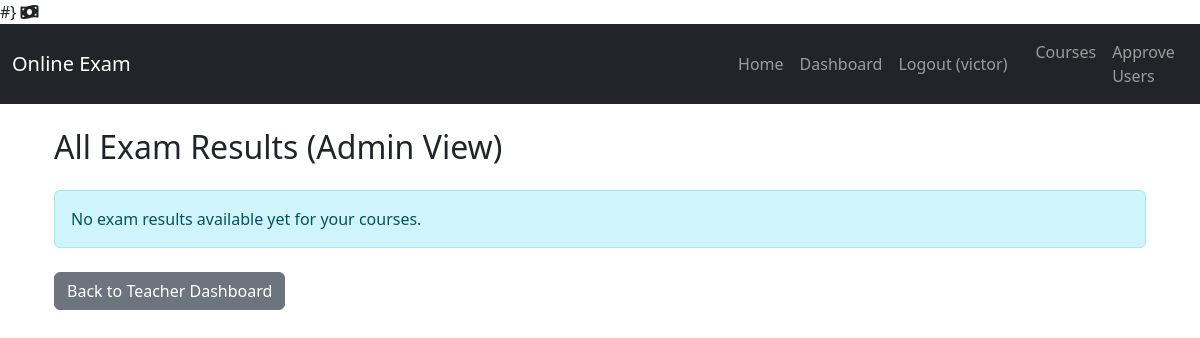
The app's page /teacher/results/ (signed in), older data.
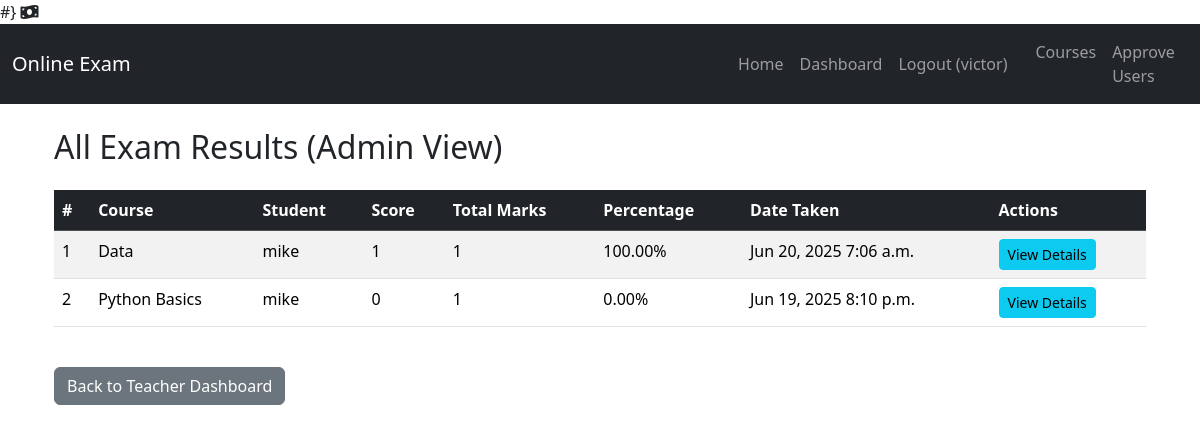
The same page, newer data.
### exam_app/models.py (models this page shows, shortened)
class User(AbstractUser):
    is_student = models.BooleanField(default=False)
    is_teacher = models.BooleanField(default=False)
    approved = models.BooleanField(default=False)
    groups = models.ManyToManyField(
        'auth.Group',
        related_name='exam_app_users_groups', # Unique related_name for groups
        blank=True,
        help_text='The groups this user belongs to. A user will get all permissions granted to each of their groups.',
        related_query_name='user',
    )
    user_permissions = models.ManyToManyField(
        'auth.Permission',
        related_name='exam_app_users_permissions', # Unique related_name for user_permissions
        blank=True,
        help_text='Specific permissions for this user.',
        related_query_name='user',
    )

class Result(models.Model):
    student = models.ForeignKey(User, on_delete=models.CASCADE, limit_choices_to={'is_student': True})
    course = models.ForeignKey(Course, on_delete=models.CASCADE)
    exam = models.OneToOneField(Exam, on_delete=models.CASCADE, primary_key=True) # One result per exam attempt
    score = models.IntegerField()
    total_marks = models.IntegerField()
    percentage = models.FloatField()
    date_achieved = models.DateTimeField(auto_now_add=True)
    class Meta:
        ordering = ['-date_achieved'] # Order results by most recent first

class Course(models.Model):
    name = models.CharField(max_length=200)
    description = models.TextField(blank=True)
    teacher = models.ForeignKey(User, on_delete=models.CASCADE, limit_choices_to={'is_teacher': True})
    is_active = models.BooleanField(default=True) # <-- Add this line
    time_limit_minutes = models.PositiveIntegerField(
        default=60, # Default to 60 minutes (1 hour)
        validators=[MinValueValidator(5), MaxValueValidator(240)], # Min 5 mins, Max 4 hours
        help_text="Time limit for the exam in minutes (e.g., 60 for 1 hour)."
    )
    created_at = models.DateTimeField(auto_now_add=True)
    updated_at = models.DateTimeField(auto_now=True)
    class Meta:
        unique_together = ('name', 'teacher') # Ensure a teacher cannot have two courses with the same name
        ordering = ['name']

### exam_app/views.py (the view)
# urls.py: path('teacher/results/', views.teacher_results_dashboard, name='teacher_results_dashboard'),
def teacher_results_dashboard(request):
    if request.user.is_superuser or request.user.is_staff: # Admin/Staff can see all results
        results = Result.objects.all().select_related('student', 'course', 'exam').order_by('course__name', 'student__username', '-date_achieved')
        page_title = 'All Exam Results (Admin View)'
    else: # Regular Teacher sees only their courses
        teacher_courses = Course.objects.filter(teacher=request.user)
        results = Result.objects.filter(course__in=teacher_courses).select_related('student', 'course', 'exam').order_by('course__name', 'student__username', '-date_achieved')
        page_title = 'My Course Exam Results'
    context = {
        'results': results,
        'page_title': page_title
    }
    return render(request, 'teachers/teacher_results_dashboard.html', context)

### exam_app/templates/teachers/teacher_results_dashboard.html (shortened to what this page needs)
{% extends 'base.html' %}
{% block content %}
<div class="container mt-4">
    <h2 class="mb-4">{{ page_title }}</h2>
    {% if results %}
        <div class="table-responsive">
            <table class="table table-hover table-striped">
                <thead class="table-dark">
                    <tr>
                        <th>#</th>
                        <th>Course</th>
                        <th>Student</th>
                        <th>Score</th>
                        <th>Total Marks</th>
                        <th>Percentage</th>
                        <th>Date Taken</th>
                        <th>Actions</th>
                    </tr>
                </thead>
                <tbody>
                    {% for result in results %}
                    <tr>
                        <td>{{ forloop.counter }}</td>
                        <td>{{ result.course.name }}</td>
                        <td>{{ result.student.username }}</td>
                        <td>{{ result.score }}</td>
                        <td>{{ result.total_marks }}</td>
                        <td>{{ result.percentage|floatformat:2 }}%</td>
                        <td>{{ result.date_achieved|date:"M d, Y P" }}</td>
                        <td>
                            <a href="{% url 'exam_app:teacher_exam_detail_results' result.exam.pk %}" class="btn btn-info btn-sm">View Details</a>
                        </td>
                    </tr>
                    {% endfor %}
                </tbody>
            </table>
        </div>
    {% else %}
        <div class="alert alert-info" role="alert">
            No exam results available yet for your courses.
        </div>
    {% endif %}
    <div class="mt-4">
        <a href="{% url 'exam_app:teacher_dashboard' %}" class="btn btn-secondary">Back to Teacher Dashboard</a>
    </div>
</div>
{% endblock %}

### templates/base.html (shortened to what this page needs)
{% load static %}
<!DOCTYPE html>
<html lang="en">
<head>
    <link href="https://cdn.jsdelivr.net/npm/bootstrap@5.3.3/dist/css/bootstrap.min.css" rel="stylesheet">
    <link rel="stylesheet" href="https://cdnjs.cloudflare.com/ajax/libs/font-awesome/6.0.0-beta3/css/all.min.css">
</head>
<body>
	<i class="fas fa-money-bill-wave"></i>
    <nav class="navbar navbar-expand-lg navbar-dark bg-dark">
        <div class="container-fluid">
            <a class="navbar-brand" href="{% url 'exam_app:home' %}">Online Exam</a>
        <div class="collapse navbar-collapse" id="navbarNav">
            <ul class="navbar-nav ms-auto">
                <li class="nav-item">
                    <a class="nav-link" href="{% url 'exam_app:home' %}">Home</a>
                </li>
                {% if user.is_authenticated %}
                    <li class="nav-item">
                        <a class="nav-link" href="{% url 'exam_app:dashboard' %}">Dashboard</a>
                    </li>
                    <li class="nav-item">
                        <a class="nav-link" href="{% url 'exam_app:logout' %}">Logout ({{ user.username }})</a>
                    </li>
                {% endif %}
            </ul>
        </div>
        </div>
<ul class="navbar-nav me-auto mb-2 mb-lg-0">
    {% if request.user.is_authenticated %}
        <li class="nav-item">
            <a class="nav-link" href="{% url 'exam_app:teacher_course_list' %}">Courses</a>
        </li>
        {% if request.user.is_staff or request.user.is_superuser %}
            <li class="nav-item">
                <a class="nav-link" href="{% url 'exam_app:admin_user_approval_list' %}">Approve Users</a>
            </li>
        {% endif %}
    {% endif %}
</ul>
    </nav>
    <div class="container mt-4">
        {% block content %}{% endblock content %}
    </div>
</body>
</html>

Row changes from the older to the newer data that the page shows:
added Result: course.name "Data", student.username "mike", score "1", total_marks "1", percentage "100.00", date_achieved "Jun 20, 2025 7:06 a.m."
added Result: course.name "Python Basics", student.username "mike", score "0", total_marks "1", percentage "0.00", date_achieved "Jun 19, 2025 8:10 p.m."
Text that changed along with them:
text no longer shown: "No exam results available yet for your courses."
text now shown: "# Course Student Score Total Marks Percentage Date Taken Actions"
